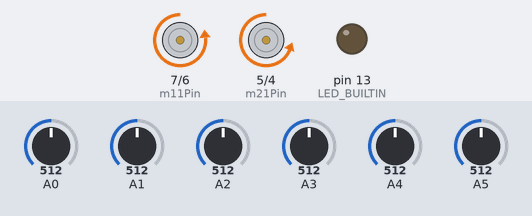
The sketch below on a simulated Arduino Uno, built with avr-gcc and run on an emulated ATmega328P. On the bench: motor-driver pin pairs drawn as motors (green arrow = first pin HIGH = forward, orange = second pin HIGH = backward, longer = more drive, scaled by the enable pin), output pins drawn as LEDs (lit = HIGH). Inputs (shaded band) come from the test bench; at power-on: A0 = 512, A2 = 512, A5 = 512, A4 = 512, A1 = 512, A3 = 512.

Above: at 6.7 s.
6.8 s: A0 set to 540
At 8.0 s:
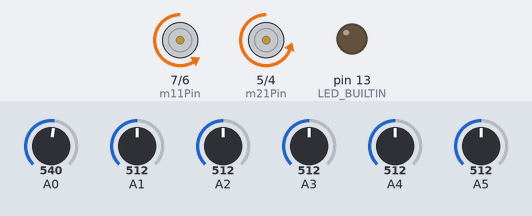
8.3 s: A0 set to 573
At 9.1 s:
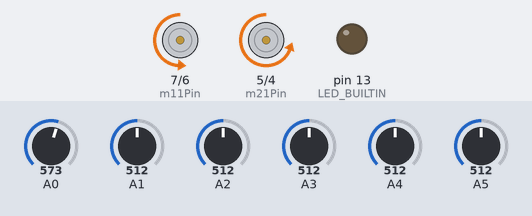
11.3 s: A2 set to 658
14.3 s: A2 set to 679
At 15.3 s:
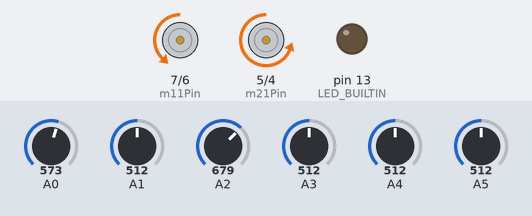
17.3 s: A5 set to 716
At 18.9 s:
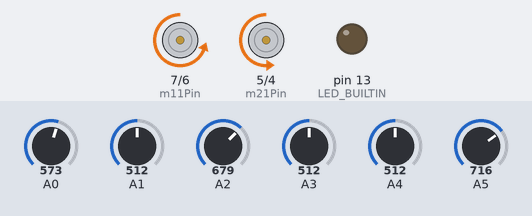
20.3 s: A4 set to 575
22.6 s: A4 set to 605
Timing chart, 0 to 67.3 s (numbered marks = the images above; inputs shaded):
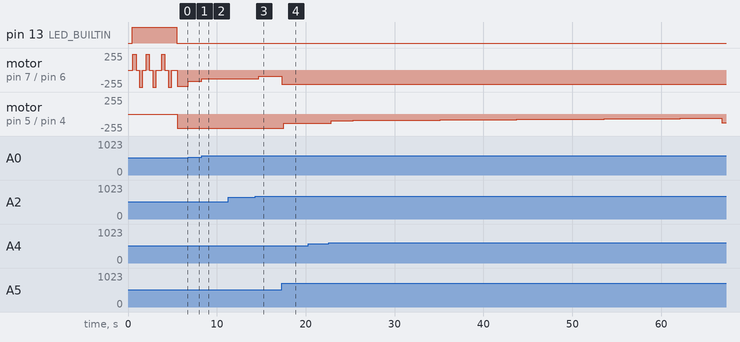

Measured:
- the behaviour switches between 672 and 673 on A2 (found by bisection; images 2 and 3)
- after the input at 6.8 s, motor on pin 7 (m11Pin) / pin 6 (m12Pin): backward 240/255 → backward 172/255 at once
- after the input at 8.3 s, motor on pin 7 (m11Pin) / pin 6 (m12Pin): backward 172/255 → backward 134/255 at once, → backward 133/255 1.1 s later, → backward 132/255 1.8 s later
- after the input at 17.3 s, motor on pin 5 (m21Pin) / pin 4 (m22Pin): backward 210/255 → backward 140/255 after 0.21 s, → backward 139/255 1.8 s later

The sketch:

main.ino
```cpp
#include <QTRSensors.h>
const int m11Pin = 7;
const int m12Pin = 6;
const int m21Pin = 5;
const int m22Pin = 4;
const int m1Enable = 11;
const int m2Enable = 10;

int m1Speed = 0;
int m2Speed = 0;


// increase kp’s value and see what happens
float kp = 38;//45
float ki = 0.001;//0.01
float kd = 110;//320


int p = 0;
int i = 0;
int d = 0;

float error = 0;
float lastError = 0;

const int maxSpeed = 210;
const int minSpeed = -255;

const int baseSpeed = 210;

int motorSpeed;

QTRSensors qtr;

const int sensorCount = 6;
int sensorValues[sensorCount];
int sensors[sensorCount] = {0, 0, 0, 0, 0, 0};
void setup() {

  // pinMode setup
  pinMode(m11Pin, OUTPUT);
  pinMode(m12Pin, OUTPUT);
  pinMode(m21Pin, OUTPUT);
  pinMode(m22Pin, OUTPUT);
  pinMode(m1Enable, OUTPUT);
  pinMode(m2Enable, OUTPUT);

  qtr.setTypeAnalog();
  qtr.setSensorPins((const uint8_t[]){A0, A1, A2, A3, A4, A5}, sensorCount);

  delay(500);
  pinMode(LED_BUILTIN, OUTPUT);
  digitalWrite(LED_BUILTIN, HIGH); // turn on Arduino's LED to indicate we are in calibration mode

  // calibrate the sensor. For maximum grade the line follower should do the movement itself, without human interaction.
  for (uint16_t i = 0; i < 200; i++)
  {
    qtr.calibrate();
    // do motor movement here, with millis() as to not ruin calibration)
    //CalibrateMovement()
    if ( 0 <= i && i < 15   )  leftFunc();
    if ( 15 <= i && i < 30   )  stopFunc();
    if ( 30 <= i && i  < 45   )  rightFunc();
    if ( 45 <= i && i < 60   )  stopFunc();
    if ( 60 <= i && i < 75   )  leftFunc();
    if ( 75 <= i && i < 90   )  stopFunc();
    if ( 90 <= i && i < 105  )  rightFunc();
    if ( 105 <= i && i < 130  )  stopFunc();
    if ( 130 <= i && i < 145   )  leftFunc();
    if ( 145 <= i && i < 160  )  stopFunc();
    if ( 160 <= i && i < 175   )  rightFunc();
    if ( 175 <= i && i < 190  )  stopFunc();

    if ( i >= 190  )  {
      stopFunc();
    }
  }
  digitalWrite(LED_BUILTIN, LOW);

  Serial.begin(9600);

}
float speed = 255;
void rightFunc() {
  setMotorSpeed(speed,0);
}
void leftFunc() {
  setMotorSpeed(-speed+15,0);
}
void stopFunc() {
  setMotorSpeed(0,0);
}
void CalculatePIDValues() {
  lastError = error;
  error = map(qtr.readLineBlack(sensorValues), 0, 5000, -70, 70);

  p = error;
  i = i + error;
  d = error - lastError;
}

void loop() {
  CalculatePIDValues();
  pidControl(kp,ki,kd);
  CalculateMotorSpeed();
  setMotorSpeed(m1Speed, m2Speed);


//  DEBUGGING
//  Serial.print("Error: ");
//  Serial.println(error);
//  Serial.print("M1 speed: ");
//  Serial.println(m1Speed);
//
//  Serial.print("M2 speed: ");
//  Serial.println(m2Speed);
//
//  delay(250);
}

void CalculateMotorSpeed() {
  m1Speed = baseSpeed;
  m2Speed = baseSpeed;

  // a bit counter intuitive because of the signs
  // basically in the first if, you substract the error from m1Speed (you add the negative)
  // in the 2nd if you add the error to m2Speed (you substract the negative)
  // it's just the way the values of the sensors and/or motors lined up
  if (error < 0) {
    m1Speed += motorSpeed;
  }
  else if (error > 0) {
    m2Speed -= motorSpeed;
  }
  // make sure it doesn't go past limits. You can use -255 instead of 0 if calibrated programmed properly.
  // making sure we don't go out of bounds
  // maybe the lower bound should be negative, instead of 0? This of what happens when making a steep turn
  m1Speed = constrain(m1Speed, 0, maxSpeed);
  m2Speed = constrain(m2Speed, 0, maxSpeed);
}
float lastMove = 0 ;
float moveDelay = 300;
bool movingLeft = true;

float startMove = 0;
int state = 1;
void CalibrateMovement(){
  if(millis() - lastMove > moveDelay ) {

      lastMove = millis();
      if(state == 1) {
        setMotorSpeed(speed,-speed);
        state = 2;
      }
      else if(state == 2) {
        setMotorSpeed(-speed,speed);
        state = 3;
      }
      else if(state == 3) {
        setMotorSpeed(-speed,speed);
        state = 4;
      }
      else if(state == 4) {
        setMotorSpeed(speed,-speed);
        state = 1;
      }

  }

}


// calculate PID value based on error, kp, kd, ki, p, i and d.
void pidControl(float kp, float ki, float kd) {
  motorSpeed = kp * p + ki * i + kd * d; // = error in this case
}


// each arguments takes values between -255 and 255. The negative values represent the motor speed in reverse.
void setMotorSpeed(int motor1Speed, int motor2Speed) {
  // remove comment if any of the motors are going in reverse
   motor1Speed = -motor1Speed;
   motor2Speed = -motor2Speed;
  if (motor1Speed == 0) {
    digitalWrite(m11Pin, LOW);
    digitalWrite(m12Pin, LOW);
    analogWrite(m1Enable, motor1Speed);
  }
  else {
    if (motor1Speed > 0) {
      digitalWrite(m11Pin, HIGH);
      digitalWrite(m12Pin, LOW);
      analogWrite(m1Enable, motor1Speed);
    }
    if (motor1Speed < 0) {
      digitalWrite(m11Pin, LOW);
      digitalWrite(m12Pin, HIGH);
      analogWrite(m1Enable, -motor1Speed);
    }
  }
  if (motor2Speed == 0) {
    digitalWrite(m21Pin, LOW);
    digitalWrite(m22Pin, LOW);
    analogWrite(m2Enable, motor2Speed);
  }
  else {
    if (motor2Speed > 0) {
      digitalWrite(m21Pin, HIGH);
      digitalWrite(m22Pin, LOW);
      analogWrite(m2Enable, motor2Speed);
    }
    if (motor2Speed < 0) {
      digitalWrite(m21Pin, LOW);
      digitalWrite(m22Pin, HIGH);
      analogWrite(m2Enable, -motor2Speed);
    }
  }
}
```
